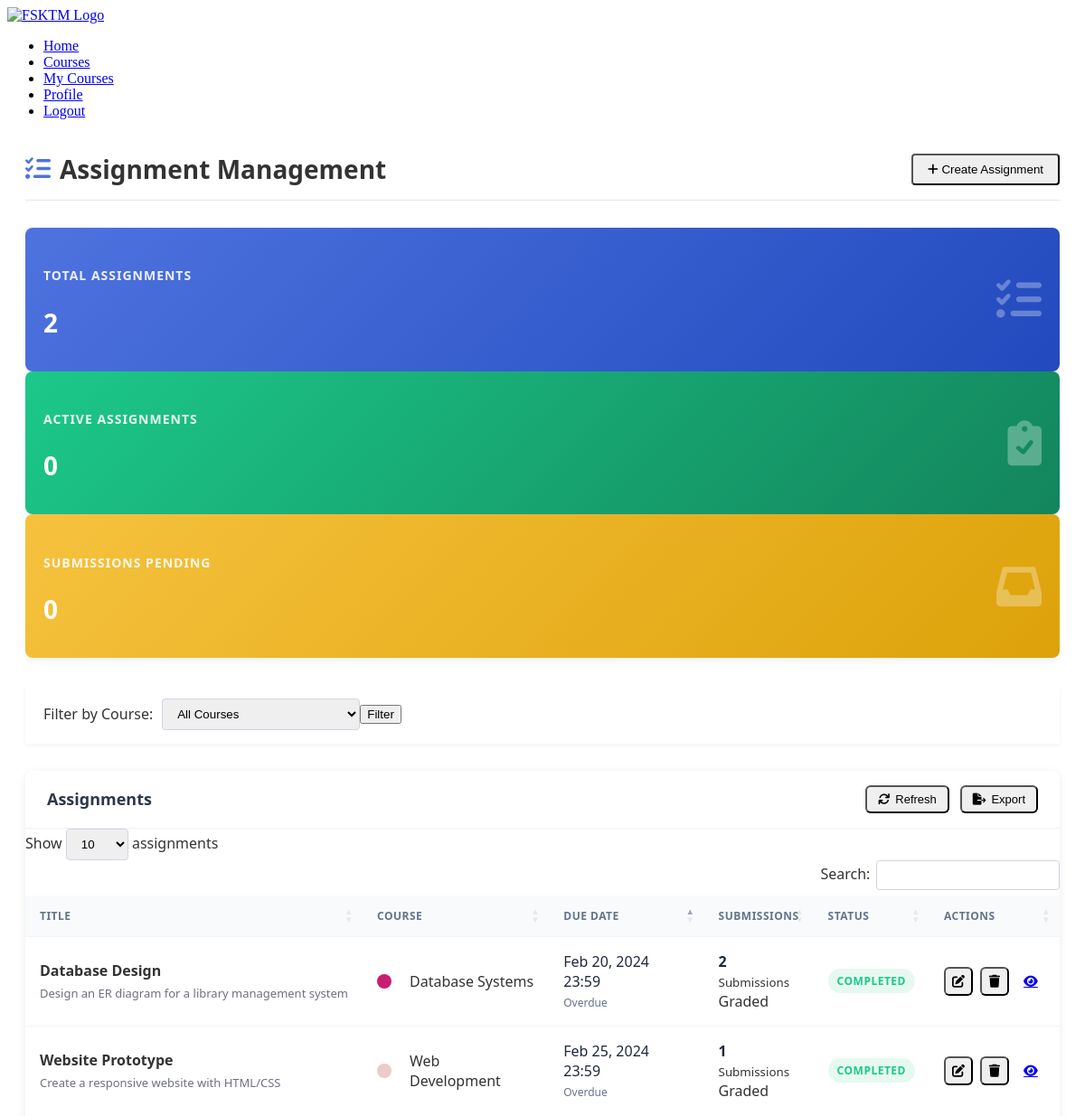
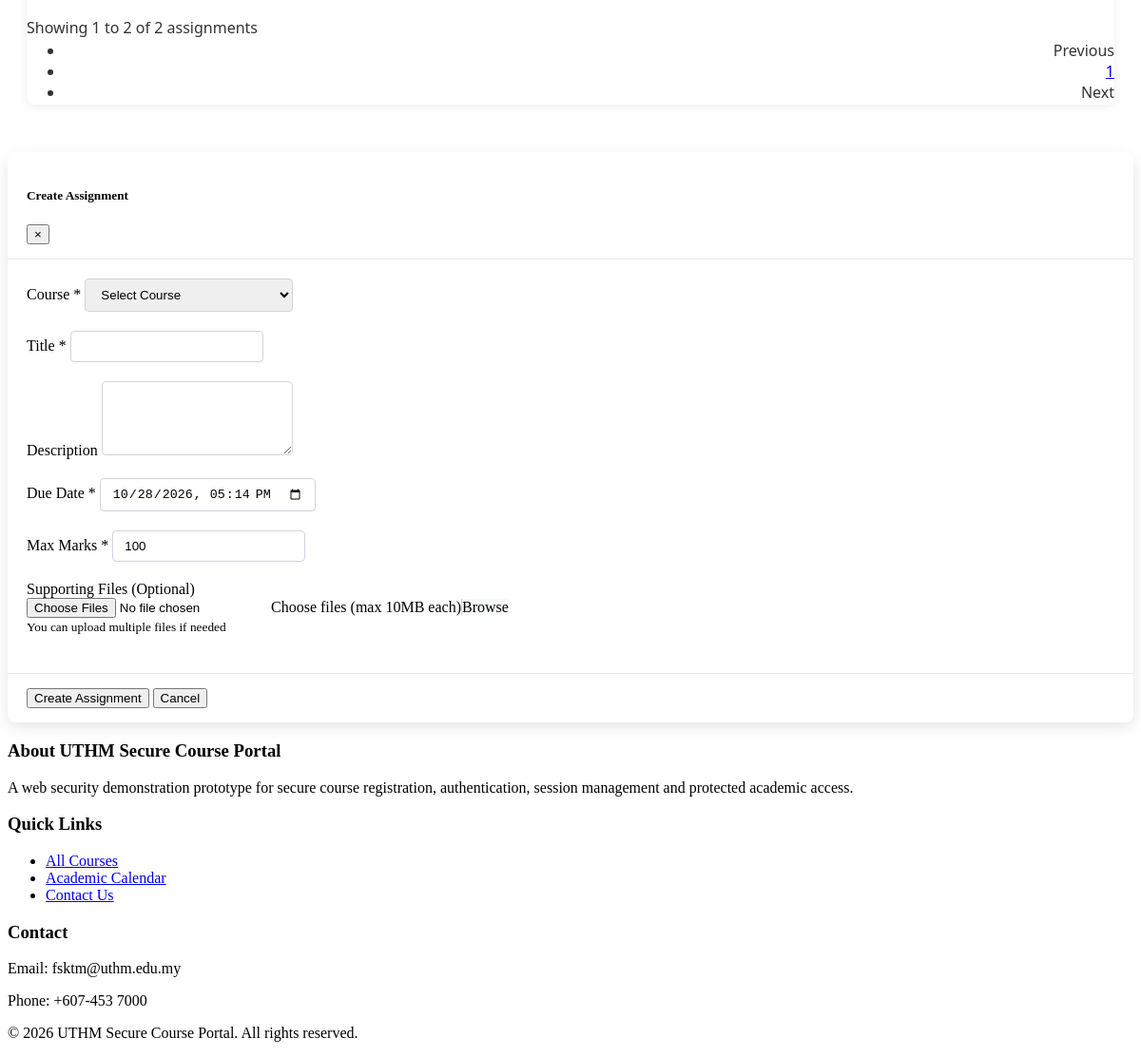
Screenshot of /pages/assignment-management.php (signed in) with the database file from the repository (2 pictures, top to bottom).
### tables this page shows
CREATE TABLE assignments (
    assignment_id INT AUTO_INCREMENT PRIMARY KEY,
    course_id INT NOT NULL,
    title VARCHAR(200) NOT NULL,
    description TEXT,
    due_date DATETIME NOT NULL,
    max_marks INT DEFAULT 100,
    created_at TIMESTAMP DEFAULT CURRENT_TIMESTAMP,
    updated_at TIMESTAMP DEFAULT CURRENT_TIMESTAMP ON UPDATE CURRENT_TIMESTAMP,
    FOREIGN KEY (course_id) REFERENCES courses(course_id) ON DELETE CASCADE
);

CREATE TABLE courses (
    course_id INT AUTO_INCREMENT PRIMARY KEY,
    course_code VARCHAR(10) UNIQUE NOT NULL,
    course_name VARCHAR(100) NOT NULL,
    description TEXT,
    credits INT NOT NULL DEFAULT 3,
    semester ENUM('1', '2', '3') NOT NULL,
    academic_year VARCHAR(9) NOT NULL,  
    max_students INT DEFAULT 40,
    current_enrolled INT DEFAULT 0,
    instructor_id INT,
    schedule_day VARCHAR(20),
    schedule_time VARCHAR(50),
    classroom VARCHAR(20),
    course_image VARCHAR(255) DEFAULT 'default-course.jpg',
    prerequisites TEXT,
    category_id INT,
    is_active BOOLEAN DEFAULT TRUE,
    created_at TIMESTAMP DEFAULT CURRENT_TIMESTAMP,
    updated_at TIMESTAMP DEFAULT CURRENT_TIMESTAMP ON UPDATE CURRENT_TIMESTAMP,
    FOREIGN KEY (category_id) REFERENCES course_categories(category_id) ON DELETE SET NULL,
    FOREIGN KEY (instructor_id) REFERENCES users(user_id) ON DELETE SET NULL
);

### pages/assignment-management.php (the view, shortened to what this page needs)
<?php
require_once '../includes/header.php';
$db = new Database();
$conn = $db->getConnection();
$assignments = [];
$stats = [
    'total_assignments' => 0,
    'active_assignments' => 0,
    'submissions_pending' => 0
];
$selected_course_id = isset($_GET['course_id']) ? (int)$_GET['course_id'] : null;
$stmt = $conn->prepare("
    SELECT
        COUNT(*) as total_assignments,
        SUM(CASE WHEN due_date > NOW() THEN 1 ELSE 0 END) as active_assignments,
        (SELECT COUNT(*) FROM submissions s
         JOIN assignments a ON s.assignment_id = a.assignment_id
         JOIN courses c ON a.course_id = c.course_id
         WHERE c.instructor_id = ? AND s.marks IS NULL) as submissions_pending
    FROM assignments a
    JOIN courses c ON a.course_id = c.course_id
    WHERE c.instructor_id = ?
");
$stmt->bind_param("ii", $_SESSION['user_id'], $_SESSION['user_id']);
if ($stmt->execute()) {
    $stats = $stmt->get_result()->fetch_assoc();
}
$query = "
    SELECT a.*, c.course_name,
    (SELECT COUNT(*) FROM submissions s WHERE s.assignment_id = a.assignment_id) as submission_count,
    (SELECT COUNT(*) FROM submissions s WHERE s.assignment_id = a.assignment_id AND s.marks IS NULL) as ungraded_count
    FROM assignments a
    JOIN courses c ON a.course_id = c.course_id
    WHERE c.instructor_id = ?
";
$query .= " ORDER BY a.due_date ASC";
$stmt = $conn->prepare($query);
if ($selected_course_id) {
    $stmt->bind_param("ii", $_SESSION['user_id'], $selected_course_id);
} else {
    $stmt->bind_param("i", $_SESSION['user_id']);
}
if ($stmt->execute()) {
    $assignments = $stmt->get_result()->fetch_all(MYSQLI_ASSOC);
} else {
    echo "<div class='alert alert-danger'>Error loading assignments: " . $stmt->error . "</div>";
}
?>
<div class="assignment-management-container">
    <div class="page-header">
        <h1><i class="fas fa-tasks"></i> Assignment Management</h1>
        <div class="header-actions">
            <button class="btn btn-primary" data-toggle="modal" data-target="#createAssignmentModal">
                <i class="fas fa-plus"></i> Create Assignment
            </button>
        </div>
    </div>
    <div class="row summary-cards mb-4">
        <div class="col-md-4 mb-3">
            <div class="card summary-card total-assignments h-100">
                <div class="card-body">
                    <h5>Total Assignments</h5>
                    <h2><?= $stats['total_assignments'] ?></h2>
                    <i class="fas fa-tasks"></i>
                </div>
            </div>
        </div>
        <div class="col-md-4 mb-3">
            <div class="card summary-card active-assignments h-100">
                <div class="card-body">
                    <h5>Active Assignments</h5>
                    <h2><?= $stats['active_assignments'] ?></h2>
                    <i class="fas fa-clipboard-check"></i>
                </div>
            </div>
        </div>
        <div class="col-md-4 mb-3">
            <div class="card summary-card submissions-pending h-100">
                <div class="card-body">
                    <h5>Submissions Pending</h5>
                    <h2><?= $stats['submissions_pending'] ?></h2>
                    <i class="fas fa-inbox"></i>
                </div>
            </div>
        </div>
    </div>
    <div class="course-filter card mb-4">
        <div class="card-body">
            <form id="courseFilterForm" class="form-inline">
                <label for="filterCourse" class="mr-2">Filter by Course:</label>
                <select class="form-control mr-2" id="filterCourse" name="course_id">
                    <option value="">All Courses</option>
                </select>
                <button type="submit" class="btn btn-secondary">Filter</button>
            </form>
        </div>
    </div>
    <div class="card assignments-table">
        <div class="card-header">
            <h3>Assignments</h3>
            <div class="table-actions">
                <button class="btn btn-outline-secondary" id="refreshTable"><i class="fas fa-sync"></i> Refresh</button>
                <button class="btn btn-outline-primary" id="exportAssignments"><i class="fas fa-file-export"></i> Export</button>
            </div>
        </div>
        <div class="card-body">
            <div class="table-responsive">
                <table class="table" id="assignmentsTable">
                    <thead>
                        <tr>
                            <th>Title</th>
                            <th>Course</th>
                            <th>Due Date</th>
                            <th>Submissions</th>
                            <th>Status</th>
                            <th>Actions</th>
                        </tr>
                    </thead>
                    <tbody>
                    <?php if (empty($assignments)): ?>
                        <tr>
                            <td colspan="6" class="text-center">No assignments found.</td>
                        </tr>
                    <?php else: ?>
                        <?php foreach ($assignments as $assignment):
                            $now = time();
                            $due = strtotime($assignment['due_date']);
                            if ($due < $now) {
                                $badge = 'completed';
                                $status_text = 'Completed';
                            } elseif (($due - $now) < (7 * 24 * 60 * 60)) {
                                $status = 'due-soon';
                                $badge = 'due-soon';
                                $status_text = 'Due Soon';
                            } else {
                                $status = 'active';
                                $badge = 'active';
                                $status_text = 'Active';
                            }
                            if ($assignment['submission_count'] > 0) {
                                if ($assignment['ungraded_count'] > 0) {
                                    $submission_badge = 'pending';
                                    $submission_text = 'Pending Grading';
                                } else {
                                    $submission_badge = 'graded';
                                    $submission_text = 'Graded';
                                }
                            } else {
                                $submission_badge = 'no-submissions';
                                $submission_text = 'No Submissions';
                            }
                        ?>
                        <tr data-id="<?= $assignment['assignment_id'] ?>">
                            <td>
                                <strong><?= htmlspecialchars($assignment['title']) ?></strong>
                                <div class="assignment-description"><?= nl2br(htmlspecialchars($assignment['description'])) ?></div>
                            </td>
                            <td>
                                <span class="course-info">
                                    <span class="course-color" style="background: #<?= substr(md5($assignment['course_id']), 0, 6) ?>"></span>
                                    <?= htmlspecialchars($assignment['course_name']) ?>
                                </span>
                            </td>
                            <td>
                                <span class="due-date"><?= date('M j, Y H:i', strtotime($assignment['due_date'])) ?></span>
                                <div class="time-remaining">
                                    <?= ($due > $now) ? human_time_diff($now, $due) . ' left' : 'Overdue' ?>
                                </div>
                            </td>
                            <td>
                                <span class="submission-count"><?= $assignment['submission_count'] ?></span>
                                <small>Submissions</small>
                                <div class="submission-status-badge <?= $submission_badge ?>"><?= $submission_text ?></div>
                            </td>
                            <td>
                                <span class="status-badge <?= $badge ?>"><?= $status_text ?></span>
                            </td>
                            <td>
                                <div class="action-buttons">
                                    <button class="btn btn-sm btn-info edit-assignment" data-id="<?= $assignment['assignment_id'] ?>" title="Edit">
                                        <i class="fas fa-edit"></i>
                                    </button>
                                    <button class="btn btn-sm btn-danger delete-assignment" data-id="<?= $assignment['assignment_id'] ?>" title="Delete">
                                        <i class="fas fa-trash"></i>
                                    </button>
                                    <a href="<?= BASE_URL ?>/pages/assignment-view.php?id=<?= $assignment['assignment_id'] ?>" class="btn btn-sm btn-primary" title="View Submissions">
                                        <i class="fas fa-eye"></i>
                                    </a>
                                </div>
                            </td>
                        </tr>
                        <?php endforeach; ?>
                    <?php endif; ?>
                    </tbody>
                </table>
            </div>
        </div>
    </div>
</div>
<div class="modal fade" id="createAssignmentModal" tabindex="-1" role="dialog">
    <div class="modal-dialog modal-lg" role="document">
        <div class="modal-content">
            <form id="createAssignmentForm" enctype="multipart/form-data">
                <div class="modal-header">
                    <h5 class="modal-title">Create Assignment</h5>
                    <button type="button" class="close" data-dismiss="modal">&times;</button>
                </div>
                <div class="modal-body">
                    <div class="form-group">
                        <label for="course_id">Course *</label>
                        <select class="form-control" id="course_id" name="course_id" required>
                            <option value="">Select Course</option>
                        </select>
                    </div>
                    <div class="form-group">
                        <label for="title">Title *</label>
                        <input type="text" class="form-control" id="title" name="title" required>
                    </div>
                    <div class="form-group">
                        <label for="description">Description</label>
                        <textarea class="form-control" id="description" name="description" rows="4"></textarea>
                    </div>
                    <div class="form-row">
                        <div class="form-group col-md-6">
                            <label for="due_date">Due Date *</label>
                            <input type="datetime-local" class="form-control" id="due_date" name="due_date" required>
                        </div>
                        <div class="form-group col-md-6">
                            <label for="max_marks">Max Marks *</label>
                            <input type="number" class="form-control" id="max_marks" name="max_marks" value="100" min="1" required>
                        </div>
                    </div>
                    <div class="form-group">
                        <label for="assignmentFiles">Supporting Files (Optional)</label>
                        <div class="custom-file">
                            <input type="file" class="custom-file-input" id="assignmentFiles" name="assignment_files[]" multiple>
                            <label class="custom-file-label" for="assignmentFiles">Choose files (max 10MB each)</label>
                        </div>
                        <small class="form-text text-muted">You can upload multiple files if needed</small>
                    </div>
                </div>
                <div class="modal-footer">
                    <button type="submit" class="btn btn-primary">Create Assignment</button>
                    <button type="button" class="btn btn-secondary" data-dismiss="modal">Cancel</button>
                </div>
            </form>
        </div>
    </div>
</div>
<?php require_once '../includes/footer.php'; ?>

### rows the page displays
assignments: title "Database Design", description "Design an ER diagram for a library management system", course.course_name "Database Systems", due_date "Feb 20, 2024 23:59", shows "Overdue", submission_count "2", submission_text "Graded", due_date "COMPLETED"
assignments: title "Website Prototype", description "Create a responsive website with HTML/CSS", course.course_name "Web Development", due_date "Feb 25, 2024 23:59", shows "Overdue", submission_count "1", submission_text "Graded", due_date "COMPLETED"

### other values shown
$stats['total_assignments'] "2"
$stats['active_assignments'] "0"
$stats['submissions_pending'] "0"
